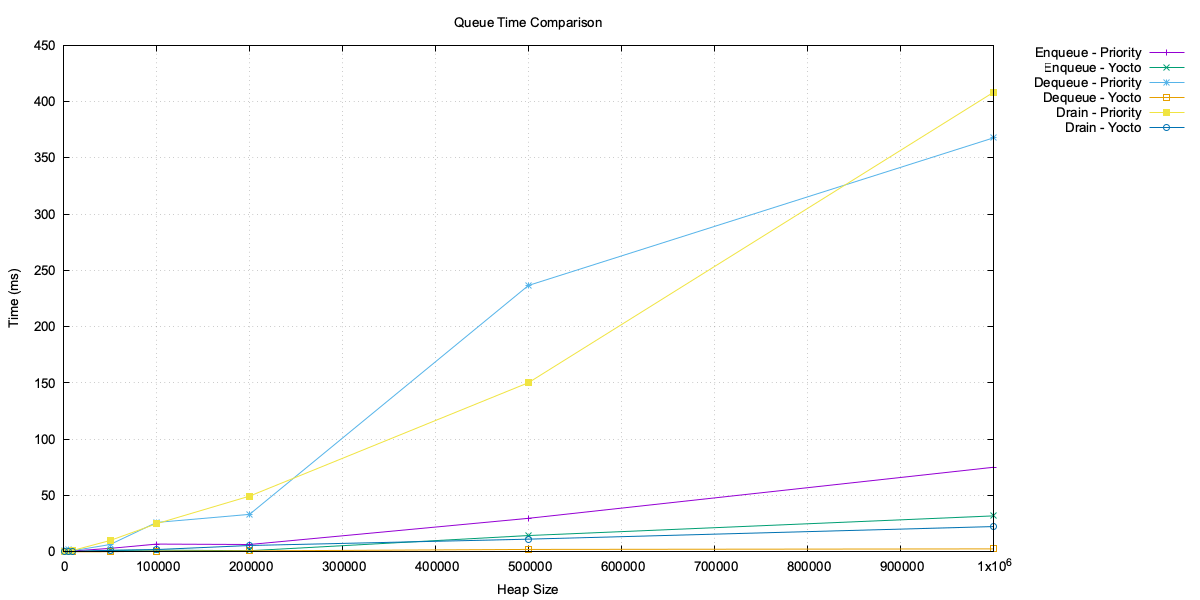

The gnuplot source for this figure:
set datafile separator ","
set terminal pngcairo size 1200,600 enhanced font 'Arial,10'
set output 'compare-time.png'

set title "Queue Time Comparison"
set xlabel "Heap Size"
set ylabel "Time (ms)"
set key outside
set grid

plot \
  'priority.csv' using 1:2 with linespoints title "Enqueue - Priority", \
  'yocto.csv' using 1:2 with linespoints title "Enqueue - Yocto", \
  'priority.csv' using 1:3 with linespoints title "Dequeue - Priority", \
  'yocto.csv' using 1:3 with linespoints title "Dequeue - Yocto", \
  'priority.csv' using 1:4 with linespoints title "Drain - Priority", \
  'yocto.csv' using 1:4 with linespoints title "Drain - Yocto"
